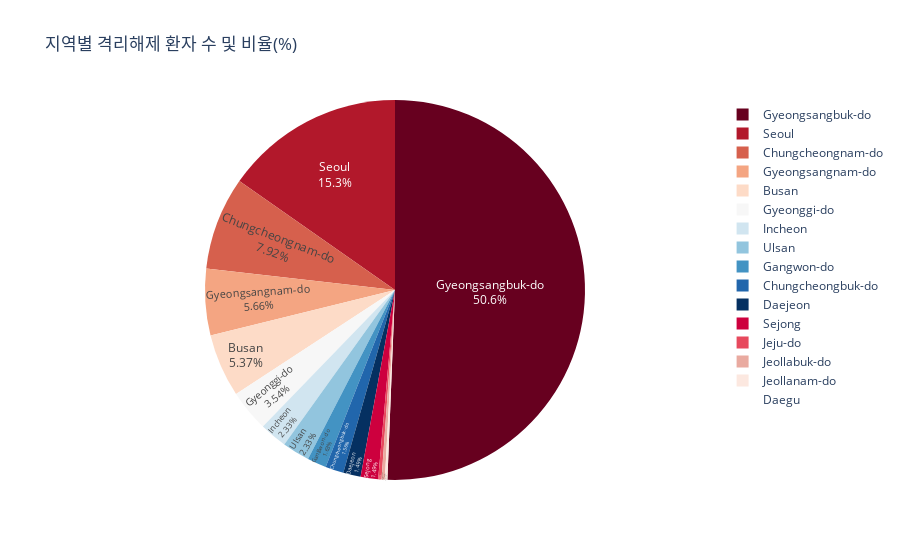

Source (notebook cell):
### Markdown cell above
#### 지역별 격리해제 환자 수 및 비율

### Code cell
fig=px.pie(released, values='released', names='province', title='지역별 격리해제 환자 수 및 비율(%)',color_discrete_sequence=px.colors.sequential.RdBu)
fig.update_traces(textposition='inside', textinfo='percent+label')
fig.show()

### Figure 1 — Plotly figure (JSON) as saved in the notebook; plotly's stock layout.template omitted (floating-point values rounded to 4 significant figures; data arrays with more than 128 entries replaced by an {"elided": "..."} marker saying what was removed)
{"data": [{"domain": {"x": [0, 1], "y": [0, 1]}, "hovertemplate": "province=%{label}<br>released=%{value}<extra></extra>", "labels": {"elided": "169 str values"}, "legendgroup": "", "name": "", "showlegend": true, "textinfo": "percent+label", "textposition": "inside", "type": "pie", "values": {"elided": "169 int values"}}], "layout": {"legend": {"tracegroupgap": 0}, "piecolorway": ["rgb(103,0,31)", "rgb(178,24,43)", "rgb(214,96,77)", "rgb(244,165,130)", "rgb(253,219,199)", "rgb(247,247,247)", "rgb(209,229,240)", "rgb(146,197,222)", "rgb(67,147,195)", "rgb(33,102,172)", "rgb(5,48,97)"], "title": {"text": "지역별 격리해제 환자 수 및 비율(%)"}}}
